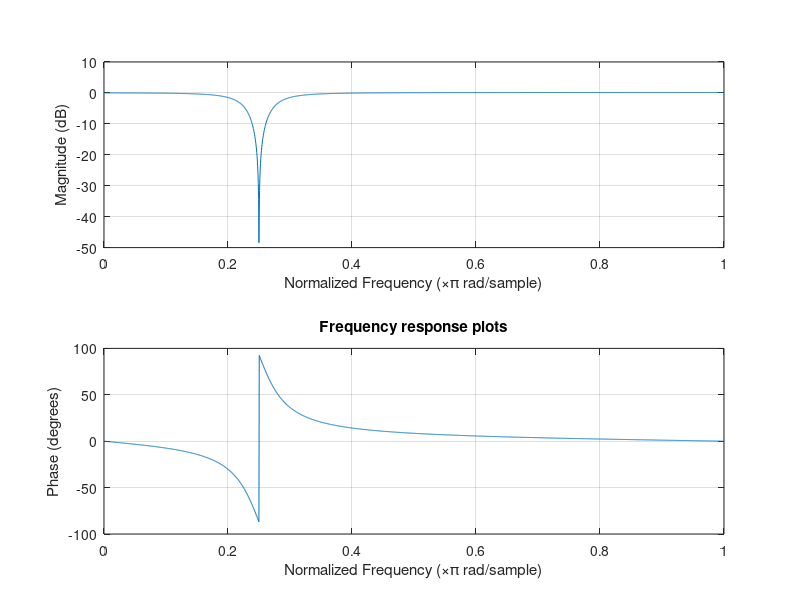

This chart was generated by the following MATLAB code:
r0 = 0.9;
w0 = pi/4;

b0 = (1-(r0*exp(1j*w0)))*(1-(r0*exp(-1j*w0)))/((1-exp(1j*w0))*(1-exp(-1j*w0)));
zer = [b0,-b0*2*cos(w0),b0];
poles = [1,-r0*2*cos(w0), r0*r0];

freqz(zer,poles,2001);
title("Frequency response plots");